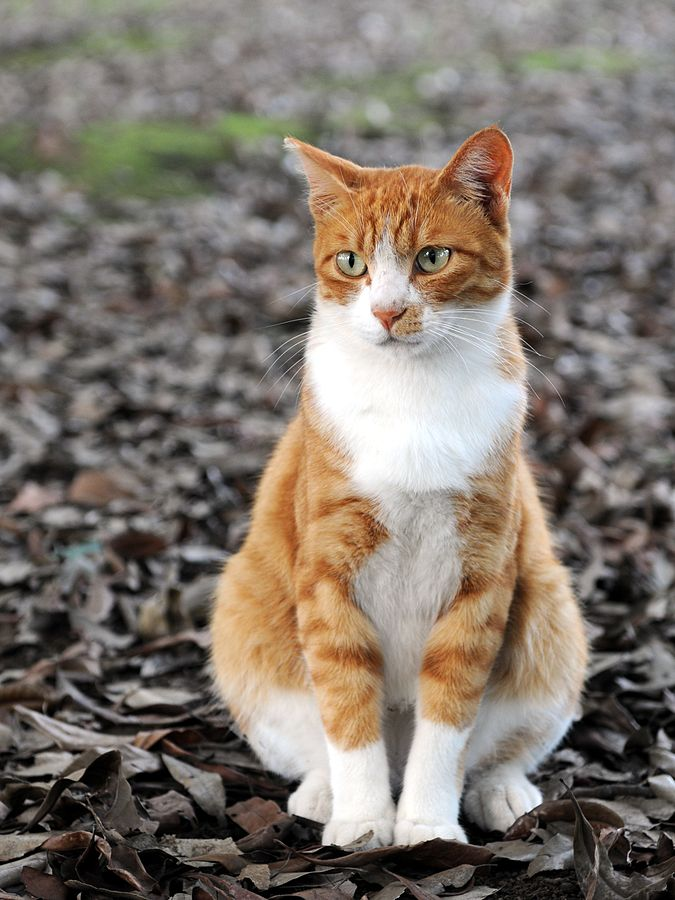
#> input picture lab2/Photos/Cat.jpg, 675 x 900 px
$ python task2.py
#> lines starting #> are read from the running program, lines starting #| are printed output that depends on the picture
from PIL import Image
import matplotlib.pyplot as plt

img = Image.open("../lab2/Photos/Cat.jpg")
#> img is the input picture: PIL image 675x900 RGB; mean R, G, B 127, 117.8, 108.5

hist = img.histogram()
#> hist = 768 values, max 7150 at index 512, min 467 at index 717, mean 2373
red = hist[0:256]
#> red = 256 values, max 4717 at index 140, min 642 at index 241, mean 2373
green = hist[256:512]
#> green = 256 values, max 5169 at index 135, min 673 at index 241, mean 2373
blue = hist[512:768]
#> blue = 256 values, max 7150 at index 0, min 467 at index 205, mean 2373

fg = plt.figure(figsize=(9, 4), constrained_layout=True)
gs = fg.add_gridspec(4, 2)

fg.add_subplot(gs[:, 0])
plt.imshow(img)
plt.xticks([])
plt.yticks([])

for num, color_name, color in (0, 'black', hist), (1, 'red', red), (2, 'green', green), (3, 'blue', blue):
    fg.add_subplot(gs[num, 1])
    plt.plot(color, c=color_name)
    plt.xticks([])
    plt.yticks([])
    plt.axis('off')
#> this loop made 4 passes
#> color_name on passes 1 to 4: 'black', 'red', 'green', 'blue'
plt.show()
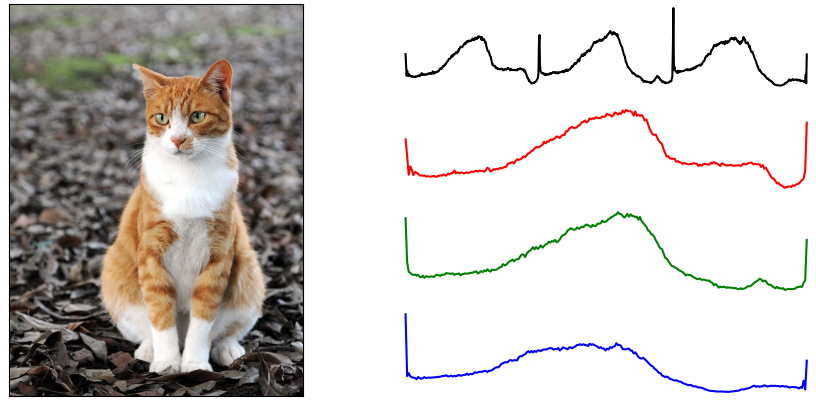
#> figure drawn by matplotlib, 5 panels
